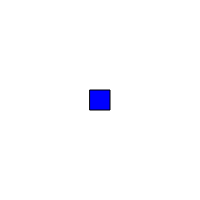
Frame 1 (no input)
Frame 60 (no input): blank canvas, image omitted
Frame 120 (the mouse pressed at the canvas centre since frame 60): blank canvas, image omitted

The p5.js sketch that drew this single still picture (run headless with seeded random() and noise() and a simulated clock; from frame 60 on, the mouse is pressed at the canvas centre):

// p5.js sketch
// ── sketch.js
function setup() {
  ScreenHeight = 200;
  ScreenWidth = 200;
  createCanvas(ScreenWidth, ScreenHeight);
  rectMode(CENTER);
  PX = width / 2;
  PY = height / 2;
  PAcc = 0;
}
function draw() {
  background(255);
  createPlayer();
  fallingBlock();
}
function createPlayer() {
  fill(0, 0, 255);
  rect(PX, PY, 20, 20);
  fill(255);
}
function fallingBlock() {
  if (PAcc > 7 || PAcc + 0.7 > 7) {
    PAcc = 7;
  } else {
    PAcc = PAcc + 0.7;
  }
  PY = PY + PAcc;
}

// ── styles.css
* {
  margin: 0;
  padding: 0;
  color: greenyellow;
}
.nav-container {
  position: fixed;
  display: flex;
  top: 70px;
  height: 20px;
  flex-direction: row;
  justify-content: space-between;
}
.nav-button {
  width: 20vw;
  border-radius: 0;
  border-style: ridge;
  border-top-width: 2px;
  border-bottom-width: 2px;
  border-left-width: 5px;
  border-right-width: 5px;
  border-color: greenyellow;
  background-color: green;
  text-align: center;
}
.nav-button:hover {
  background-color: blue;
  border-color: skyblue;
}
#header-title {
  justify-content: center;
  font-family: "Segoe UI", Tahoma, Geneva, Verdana, sans-serif;
  background-color: rgb(0, 101, 0);
  font-size: 50px;
  word-wrap: break-word;
}
#header-title-container {
  position: fixed;
  height: 70px;
  width: 100vw;
  display: flex;
  justify-content: center;
  background-color: rgb(0, 101, 0);
  border-style: solid;
  border-bottom-width: 2px;
  border-color: green;
}
#home {
  background-color: rgb(0, 59, 0);
  height: 60vw;
  border-color: rgb(0, 81, 0);
  border-style: solid none solid none;
}
#mobie {
  background-color: rgb(0, 174, 0);
  height: 60vw;
  border-color: rgb(0, 120, 0);
  border-style: solid none solid none;
  background-image: url(/images/Mobie.jpeg);
  background-size: 80%;
  background-repeat: no-repeat;
}
#smutt {
  background-color: rgb(0, 59, 0);
  height: 60vw;
  border-color: rgb(0, 120, 0);
  border-style: solid none solid none;
  background-image: url(/images/Smutt.jpeg);
  background-size: 80%;
  background-repeat: no-repeat;
  color: black;
}
#blu-and-rocky {
  background-color: rgb(0, 174, 0);
  height: 60vw;
  border-color: rgb(0, 120, 0);
  border-style: solid none solid none;
  background-image: url(/images/Blu\ and\ Rocky.jpeg);
  background-size: 80%;
  background-repeat: no-repeat;
}
#blu {
  background-color: rgb(0, 59, 0);
  height: 50vw;
  border-color: rgb(0, 120, 0);
  border-style: solid none solid none;
  background-image: url(/images/Blu.jpeg);
  background-size: 80%;
  background-repeat: no-repeat;
}
#rocky {
  background-color: rgb(0, 174, 0);
  height: 50vw;
  border-color: rgb(0, 81, 0);
  border-style: solid none solid none;
  background-image: url(/images/Rocky.jpg);
  background-size: 80%;
  background-repeat: no-repeat;
}
.return-to-top-button {
  border-style: solid;
  border-width: 2px;
  border-radius: 0;
  border-color: greenyellow;
  background-color: green;
}
#return-to-top {
  position: fixed;
  bottom: 10px;
  left: 20px;
}
#top-spacer {
  height: 90px;
}
h1 {
  background-color: inherit;
  height: 2.5vw;
}
.pet-image {
  height: 600px;
}
.image-and-description {
  display: flex;
}
p {
  background-color: inherit;
}
